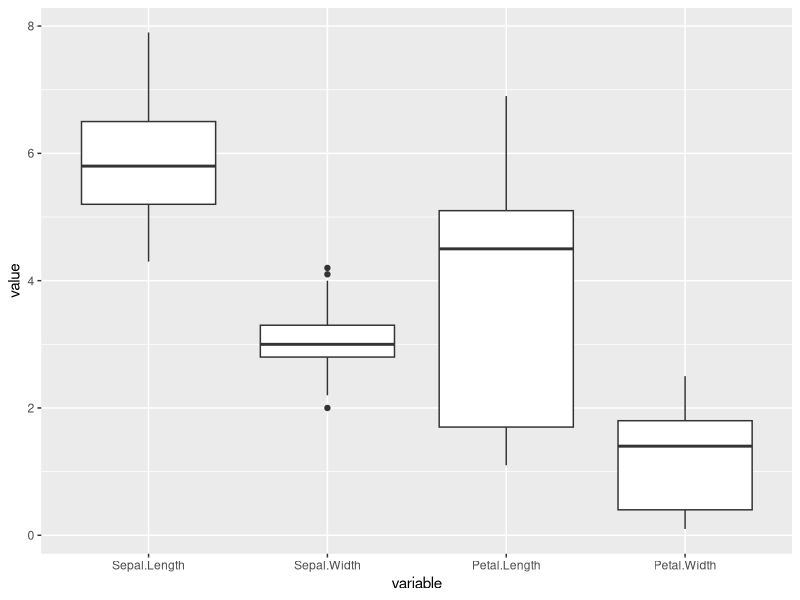
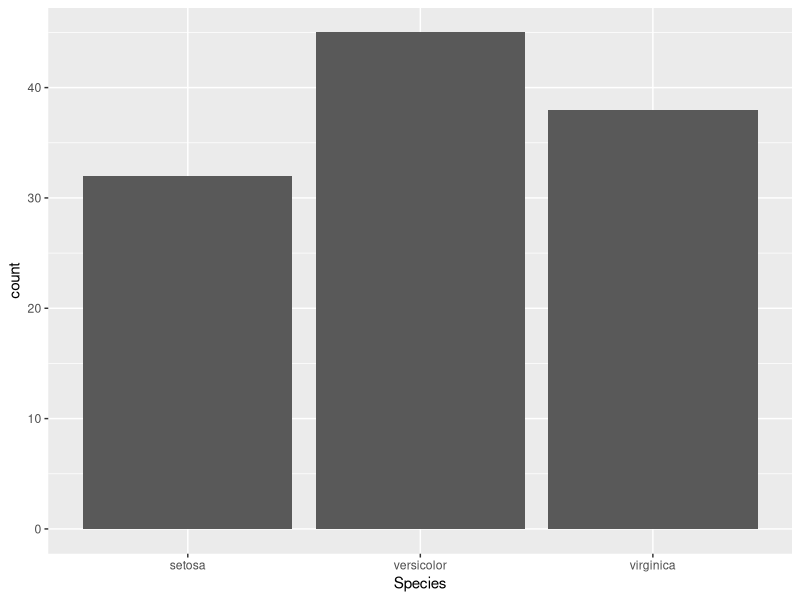
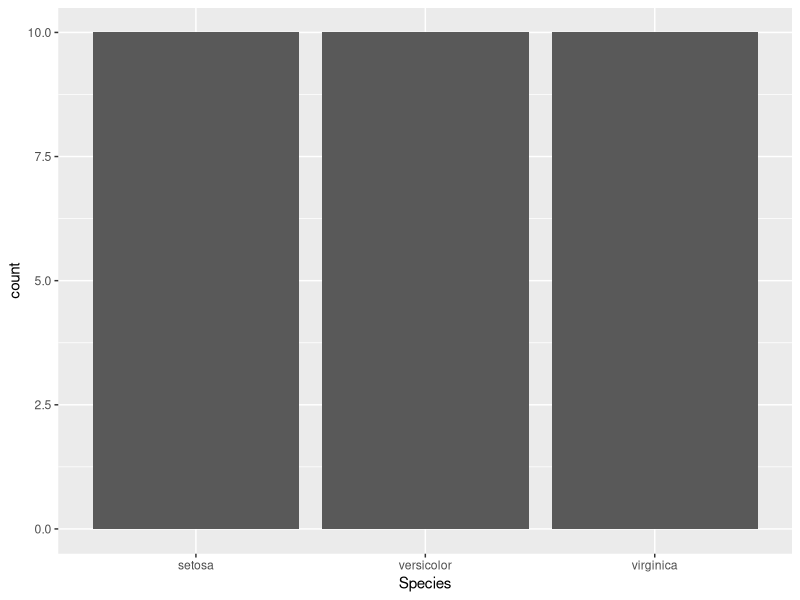

These figures' R source, in order: (Note: this script raises an error after producing the figures.)
## ---- chunk 1
options(htmltools.dir.version = FALSE, eval = FALSE, message = FALSE,
       fig.retina = 3)
## ---- chunk 2
library(caret)
library(ggplot2)
summary(iris)
## ---- chunk 3
set.seed(42)
ind <- sample(c(TRUE, FALSE), nrow(iris), replace = TRUE, prob = c(0.8, 0.2))
train <- iris[ind, ]
test <- iris[!ind, ]


ggplot(data = reshape2::melt(train), aes(variable, value)) +
  geom_boxplot()
## ---- chunk 4
ggplot(data = train, aes(Species)) +
  geom_bar()
## ---- chunk 5
index <- createDataPartition(iris$Species, p=0.20, list=FALSE)
train <- iris[index, ]
test <- iris[-index, ]

ggplot(data = train, aes(Species)) +
  geom_bar()
## ---- chunk 6
model_fit <- train(Species~., data = train, method = "knn", 
                   tuneGrid = expand.grid(k = 1:25))
model_fit
## ---- chunk 7
predictions <- predict(model_fit, test)
confusionMatrix(predictions, test$Species)
## ---- chunk 8
knitr::include_graphics('figs/rmse.png')
knitr::include_graphics('figs/mae.png')
knitr::include_graphics('figs/rrse.png')
knitr::include_graphics('figs/rae.png')
## ---- chunk 9
knitr::include_graphics('figs/confussionmatrix.png')
## ---- chunk 10
knitr::include_graphics('figs/sensitivity.png')
## ---- chunk 11
knitr::include_graphics('figs/specifity.png')
## ---- chunk 12
knitr::include_graphics('figs/precision.png')
## ---- chunk 13
knitr::include_graphics('figs/accuracy.png')
## ---- chunk 14
knitr::include_graphics('figs/f1.png')
## ---- chunk 15
knitr::include_graphics('figs/k-fold.png')
